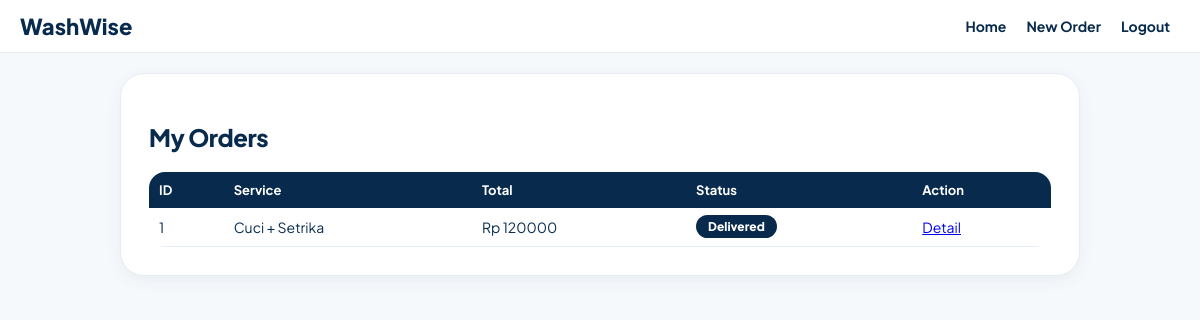
The app's page /user/my_orders.php (signed in) with its own data.
### tables this page shows
CREATE TABLE `orders` (
  `id` int(11) NOT NULL,
  `user_id` int(11) DEFAULT NULL,
  `service_id` int(11) DEFAULT NULL,
  `weight` float DEFAULT 0,
  `total_price` int(11) DEFAULT 0,
  `service_type` varchar(20) DEFAULT NULL,
  `pickup_date` varchar(20) DEFAULT NULL,
  `pickup_address` text DEFAULT NULL,
  `notes` text DEFAULT NULL,
  `status` varchar(20) DEFAULT 'Waiting',
  `order_date` timestamp NOT NULL DEFAULT current_timestamp()
);

CREATE TABLE `services` (
  `id` int(11) NOT NULL,
  `name` varchar(100) DEFAULT NULL,
  `price_per_kg` int(11) DEFAULT NULL,
  `description` text DEFAULT NULL
);

### user/my_orders.php (the view, shortened to what this page needs)
<?php include "../config.php";
$id = $_SESSION["user_id"];
$q = mysqli_query($conn, "SELECT orders.*, services.name as sname FROM orders JOIN services ON orders.service_id=services.id WHERE orders.user_id='$id' ORDER BY orders.id DESC");
?>
<html><head><title>My Orders</title><link rel="stylesheet" href="../style.css"><meta name="viewport" content="width=device-width, initial-scale=1"></head>
<body>
<div class="navbar"><div class="logo">WashWise</div><div><a href="dashboard.php">Home</a><a href="new_order.php">New Order</a><a href="../process.php?action=logout">Logout</a></div></div>
<div class="container"><div class="card">
<h2>My Orders</h2>
<table><tr><th>ID</th><th>Service</th><th>Total</th><th>Status</th><th>Action</th></tr>
<?php while($o=mysqli_fetch_assoc($q)){
echo "<tr><td>".$o["id"]."</td><td>".$o["sname"]."</td><td>Rp ".$o["total_price"]."</td><td><span class='badge b-".$o["status"]."'>".$o["status"]."</span></td><td><a href='order_detail.php?id=".$o["id"]."'>Detail</a></td></tr>";
} ?>
</table>
</div></div>
</body></html>

### style.css (style rules this page uses)
:root { --white: #F6F9FC; --card: #FFFFFF; --sky: #E6EDF2; --blue: #C2632B; --blue-dark: #A0521F; --blue-light: #E08A4E; --gold: #FFB37D; --gold-dark: #C2632B; --dark: #082B4D; --muted: #42556A; --green: #1F6B43; --beige: #E6EDF2; --beige-dark: #8BA0B5; --aqua: #C2632B; --aqua-light: #E08A4E; }
* { box-sizing: border-box; }
body { margin: 0; font-family: 'Plus Jakarta Sans', Inter, Arial, sans-serif; background: var(--white); color: var(--dark); }
h1, h2, h3 { font-weight: 800; letter-spacing: -0.02em; color: var(--dark); }
.navbar { background: white; padding: 12px 20px; display: flex; justify-content: space-between; align-items: center; position: sticky; top: 0; border-bottom: 1px solid var(--sky); }
.navbar a { color: var(--dark); text-decoration: none; margin: 0 10px; font-weight: 700; font-size: 14px; }
.logo { font-size: 22px; font-weight: 800; color: var(--dark); }
.container { max-width: 1000px; margin: auto; padding: 20px; }
.card, form.box { background: var(--card); border: 1px solid var(--sky); border-radius: 24px; padding: 28px; margin-bottom: 15px; box-shadow: 0 4px 16px rgba(8,43,77,0.06); }
table { width: 100%; border-collapse: collapse; background: white; border-radius: 16px; overflow: hidden; }
th { background: var(--dark); color: white; padding: 10px; text-align: left; font-size: 13px; }
td { padding: 10px; border-bottom: 1px solid var(--sky); font-size: 14px; }
.badge { padding: 4px 12px; border-radius: 999px; font-size: 12px; font-weight: 800; color: white; }
.b-Delivered { background: var(--dark); }

### records on screen
orders: id "1", service.name "Cuci + Setrika", total_price "120000", status "Delivered"
